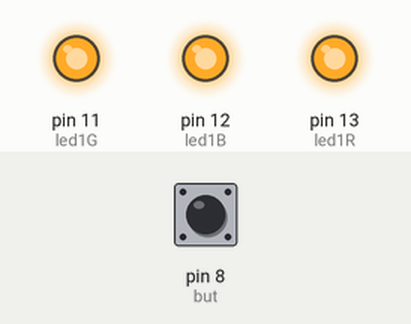
Simulated run of this sketch. Board: Arduino Uno, built with avr-gcc and run on an emulated ATmega328P. Shown: output pins drawn as LEDs (lit = HIGH). Inputs (shaded band) come from the test bench; at power-on: pin 8 (but) LOW. What the sketch prints to the serial monitor is not drawn.

Above: at 1.2 s.
1.3 s: pin 8 (but) pulled HIGH for 0.15 s
At 2.1 s:
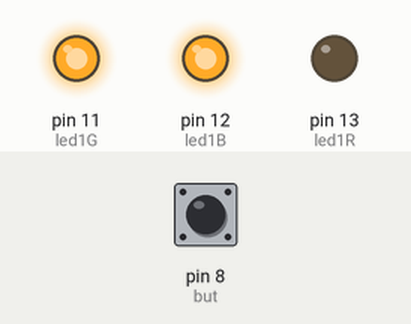
4.4 s: pin 8 (but) pulled HIGH for 1 s
At 6.2 s:
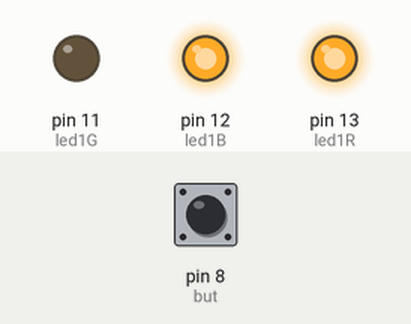
8.4 s: pin 8 (but) pulled HIGH for 3.2 s
At 10.7 s:
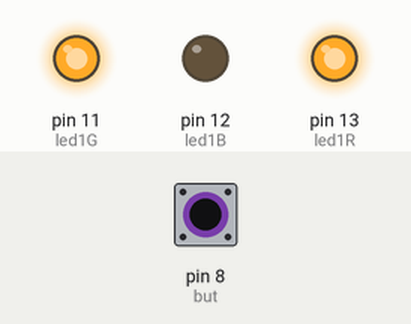
Timing chart, 0 to 15.9 s (numbered marks = the images above; inputs shaded):
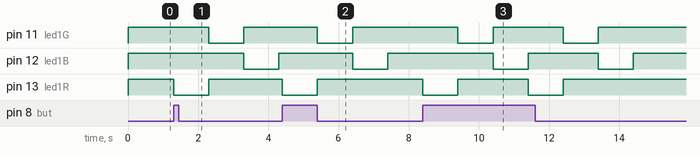

The sketch:

rgb-button.ino
```cpp
int led1R = 13;
int led1G = 11;
int led1B = 12;
int but = 8;

///****************************************************
/// FUNCTIONS

void red() {
  digitalWrite(led1R, LOW);
  digitalWrite(led1G, HIGH);
  digitalWrite(led1B, HIGH);

}
void green() {
  digitalWrite(led1R, HIGH);
  digitalWrite(led1G, LOW);
  digitalWrite(led1B, HIGH);

}
void blue() {
  digitalWrite(led1R, HIGH);
  digitalWrite(led1G, HIGH);
  digitalWrite(led1B, LOW);

}
void off() {
  digitalWrite(led1R, HIGH);
  digitalWrite(led1G, HIGH);
  digitalWrite(led1B, HIGH);

}

///****************************************************
///SETUP

void setup() {
  pinMode(led1R, OUTPUT);
  pinMode(led1G, OUTPUT);
  pinMode(led1B, OUTPUT);
  pinMode(but, INPUT);
  Serial.begin(9600);


}

///****************************************************
///LOOP

void loop() {

  int button = digitalRead(but);

  if (button == 1) {
    red();
    delay(1000);
    green();
    delay(1000);
    blue();
    delay(1000);

  } else {
    off();

    Serial.println(but);

  }

}
```

Measured:
- after the input at 1.3 s, pin 11 (led1G): HIGH → LOW after 1.0 s, → HIGH 1.0 s later; pin 12 (led1B): HIGH → LOW after 2.0 s, → HIGH 1.0 s later; pin 13 (led1R): HIGH → LOW at once, → HIGH 1.0 s later
- after the input at 4.4 s, pin 11 (led1G): HIGH → LOW after 1.0 s, → HIGH 1.0 s later; pin 12 (led1B): HIGH → LOW after 2.0 s, → HIGH 1.0 s later; pin 13 (led1R): HIGH → LOW at once, → HIGH 1.0 s later
- after the input at 8.4 s, pin 11 (led1G): alternates HIGH for 2.0 s and LOW for 1.0 s, 4 changes in all, then stays HIGH, starting after 1.0 s; pin 12 (led1B): alternates HIGH for 2.0 s and LOW for 1.0 s, 4 changes in all, then stays HIGH, starting after 2.0 s
